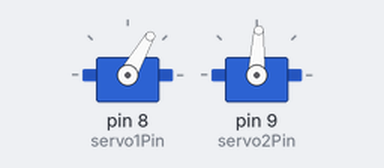
Recording of a sketch running on a simulated Arduino Uno, built with avr-gcc and run on an emulated ATmega328P. Parts: 2 × servo. What the sketch prints to the serial monitor is not drawn.

Above: at 0.55 s.
At 1.85 s:
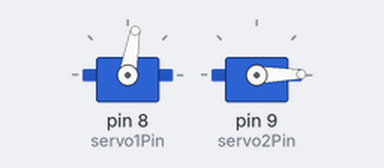
At 3.15 s:
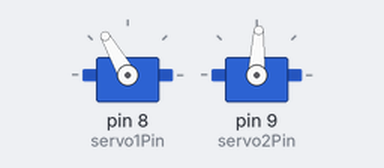
At 5.9 s:
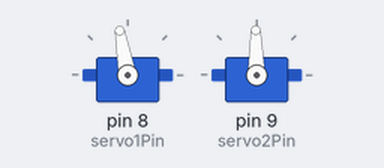
Timing chart, 0 to 7.5 s (numbered marks = the images above):
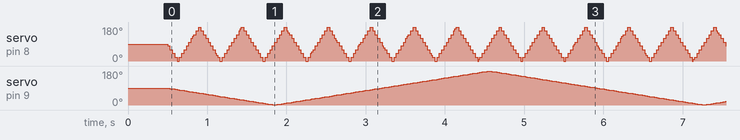

The sketch:

_2ServoTest.ino
```cpp
//以15毫秒一步的速度转动
#include <Servo.h>
Servo servo1; // 建立Servo实例
Servo servo2;
const int servo1Pin = 8;  // servo1 接 Pin 8
const int servo2Pin = 9;  // servo2 接 Pin 9
const int every1 = 15;
const int every2 = 15;
int servo1Target = 0;
int servo2Target = 0;

int servo1Dir = 10;
int servo2Dir = 1;

int posOfServo1 = 90;
int posOfServo2 = 90;
void setup() {
  servo1.attach(servo1Pin, 500, 2500); // pin8,
  servo2.attach(servo2Pin, 500, 2500); // pin9
  Serial.begin(9600);
  servo1.write(posOfServo1);
  servo2.write(posOfServo2);
  Serial.println("2 Servo test");
  delay(500);
}
void loop( ) {
  checkServo1();
  checkServo2();

  if (posOfServo1 > 179)
    servo1Target = 0;
  if (posOfServo1 < 1 )
    servo1Target = 180;

  if (posOfServo2 > 179)
    servo2Target = 0;
  if (posOfServo2 < 1 )
    servo2Target = 180;
}


void checkServo1( ) {
  static uint32_t Timer;
  if (Timer > millis())
    return;
  Timer = millis() + every1;
  if (servo1Target > posOfServo1) {
    posOfServo1 += servo1Dir;
  } else if (servo1Target == posOfServo1) {
    return;
  } else {
    posOfServo1 += -servo1Dir;
  }
  servo1.write(posOfServo1);
}
void checkServo2( ) {
  static uint32_t Timer;
  if (Timer > millis())
    return;
  Timer = millis() + every2;
  if (servo2Target > posOfServo2) {
    posOfServo2 += servo2Dir;
  } else if (servo2Target == posOfServo2) {
    return;
  } else {
    posOfServo2 += -servo2Dir;
  }
  servo2.write(posOfServo2);
}

void checkServo3(){
  //依Servo1，servo2，以同样方法添加更多舵机
}
```
